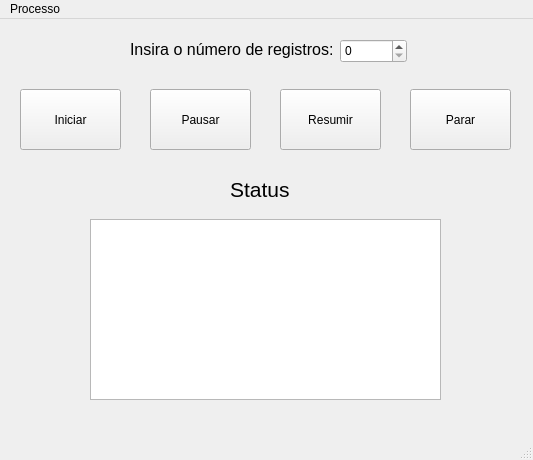
<?xml version="1.0" encoding="UTF-8"?>
<ui version="4.0">
 <class>MainWindow</class>
 <widget class="QMainWindow" name="MainWindow">
  <property name="geometry">
   <rect>
    <x>0</x>
    <y>0</y>
    <width>533</width>
    <height>460</height>
   </rect>
  </property>
  <property name="windowTitle">
   <string>MainWindow</string>
  </property>
  <widget class="QWidget" name="centralwidget">
   <widget class="QSpinBox" name="spinNumRegistros">
    <property name="geometry">
     <rect>
      <x>340</x>
      <y>20</y>
      <width>67</width>
      <height>24</height>
     </rect>
    </property>
   </widget>
   <widget class="QLabel" name="label">
    <property name="geometry">
     <rect>
      <x>130</x>
      <y>20</y>
      <width>211</width>
      <height>21</height>
     </rect>
    </property>
    <property name="font">
     <font>
      <pointsize>12</pointsize>
     </font>
    </property>
    <property name="text">
     <string>Insira o número de registros:</string>
    </property>
   </widget>
   <widget class="QPushButton" name="btnStart">
    <property name="geometry">
     <rect>
      <x>20</x>
      <y>70</y>
      <width>101</width>
      <height>61</height>
     </rect>
    </property>
    <property name="text">
     <string>Iniciar</string>
    </property>
   </widget>
   <widget class="QPushButton" name="btnPause">
    <property name="geometry">
     <rect>
      <x>150</x>
      <y>70</y>
      <width>101</width>
      <height>61</height>
     </rect>
    </property>
    <property name="text">
     <string>Pausar</string>
    </property>
   </widget>
   <widget class="QPushButton" name="btnResume">
    <property name="geometry">
     <rect>
      <x>280</x>
      <y>70</y>
      <width>101</width>
      <height>61</height>
     </rect>
    </property>
    <property name="text">
     <string>Resumir</string>
    </property>
   </widget>
   <widget class="QPushButton" name="btnStop">
    <property name="geometry">
     <rect>
      <x>410</x>
      <y>70</y>
      <width>101</width>
      <height>61</height>
     </rect>
    </property>
    <property name="text">
     <string>Parar</string>
    </property>
   </widget>
   <widget class="QLabel" name="status">
    <property name="geometry">
     <rect>
      <x>230</x>
      <y>160</y>
      <width>61</width>
      <height>21</height>
     </rect>
    </property>
    <property name="font">
     <font>
      <pointsize>16</pointsize>
     </font>
    </property>
    <property name="text">
     <string>Status</string>
    </property>
   </widget>
   <widget class="QPlainTextEdit" name="txtLog">
    <property name="geometry">
     <rect>
      <x>90</x>
      <y>200</y>
      <width>351</width>
      <height>181</height>
     </rect>
    </property>
    <property name="readOnly">
     <bool>true</bool>
    </property>
   </widget>
  </widget>
  <widget class="QMenuBar" name="menubar">
   <property name="geometry">
    <rect>
     <x>0</x>
     <y>0</y>
     <width>533</width>
     <height>33</height>
    </rect>
   </property>
   <widget class="QMenu" name="menuProcesso">
    <property name="title">
     <string>Processo</string>
    </property>
   </widget>
   <addaction name="menuProcesso"/>
  </widget>
  <widget class="QStatusBar" name="statusbar"/>
 </widget>
 <resources/>
 <connections/>
</ui>
